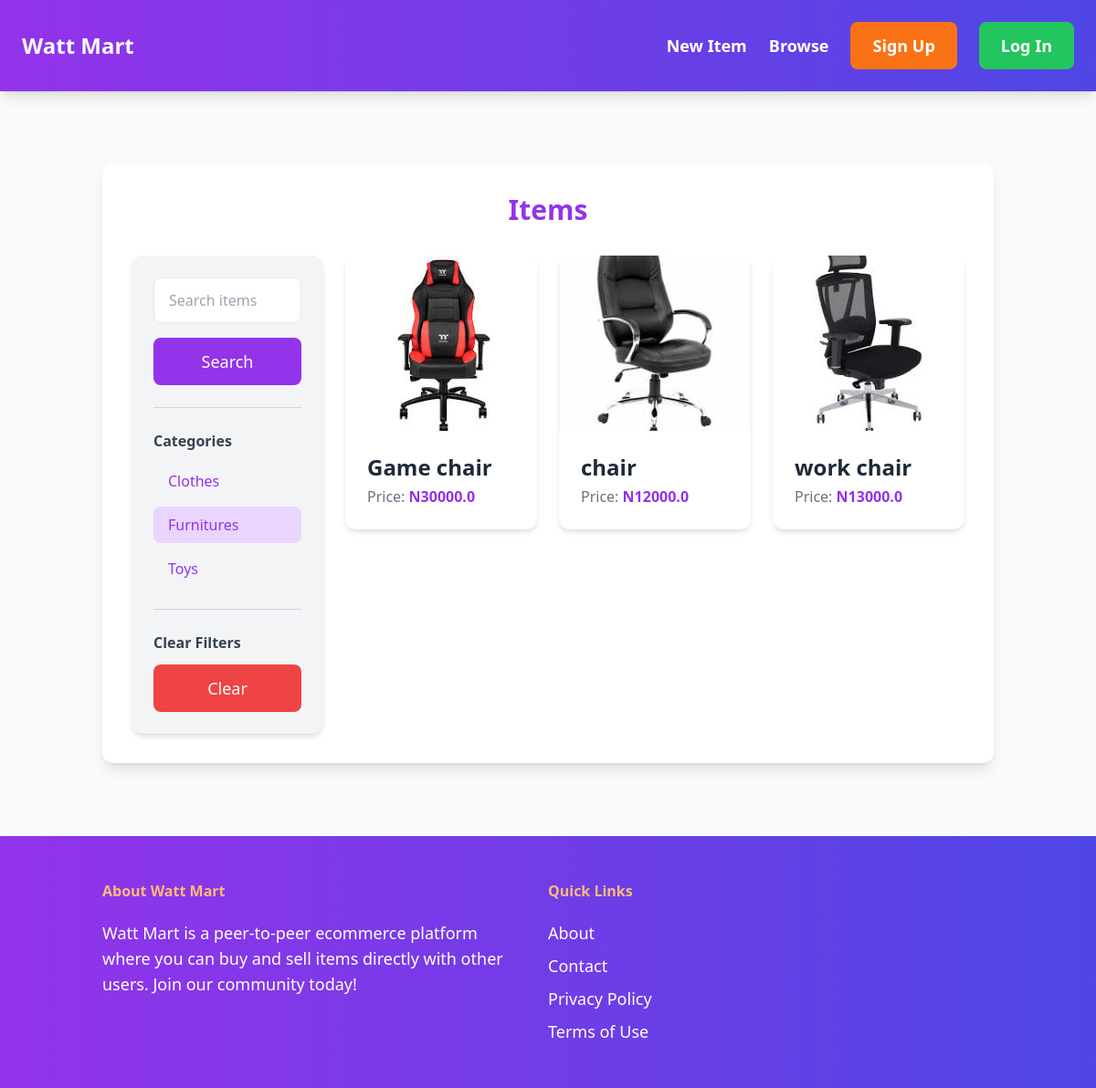
Page /items/?query=&category=2 on the committed database.
### item/models.py (models this page shows, shortened)
class Category(models.Model):
    name = models.CharField(max_length=255)
    class Meta:
        ordering = ('name',)
        verbose_name_plural = 'Categories'

class Item(models.Model):
    category = models.ForeignKey(Category, related_name='items', on_delete=models.CASCADE)
    name = models.CharField(max_length=255)
    description = models.TextField(blank=True, null=True)
    price = models.FloatField()
    image = models.ImageField(upload_to='item_images', blank=True, null=True)
    is_sold = models.BooleanField(default=False)
    created_by = models.ForeignKey(User, related_name='item', on_delete=models.CASCADE)
    created_at = models.DateTimeField(auto_now_add=True)

### item/views.py (the view)
# urls.py: path('', views.browse, name='browse'),
def browse(request):
    query = request.GET.get('query', '')
    category_id = request.GET.get('category', 0)
    categories = Category.objects.all()
    items = Item.objects.filter(is_sold=False)
    if category_id:
        items = items.filter(category_id=category_id)
    if query:
        items = items.filter(Q(name__icontains=query) | Q(description__icontains=query))
    return render(request, 'item/items.html', {
        'items': items,
        'query': query,
        'categories': categories,
        'category_id': int(category_id)
    })

### item/templates/item/items.html (shortened to what this page needs)
{% extends 'core/base.html' %}
{% block content %}
<div class="max-w-6xl mx-auto my-12 bg-white p-8 rounded-xl shadow-lg">
    <h1 class="mb-8 text-3xl font-bold text-purple-600 text-center">Items</h1>
    <div class="grid grid-cols-4 gap-6">
        <div class="col-span-1 bg-gray-100 p-6 rounded-xl shadow-md">
            <form method="get" action="{% url 'item:browse' %}" class="space-y-4">
                <input name="query" class="w-full py-3 px-4 border rounded-lg focus:ring-2 focus:ring-purple-500" type="text" value="{{ query }}" placeholder="Search items">
                <button class="w-full py-3 px-6 text-lg bg-purple-600 text-white rounded-lg hover:bg-purple-700 transition duration-300">Search</button>
            </form>
            <hr class="my-6 border-gray-300">
            <p class="font-semibold text-gray-700">Categories</p>
            <ul class="mt-3 space-y-2">
                {% for category in categories %}
                    <li class="py-2 px-4 rounded-lg {% if category.id == category_id %}bg-purple-200{% endif %}">
                        <a href="{% url 'item:browse' %}?query={{query}}&category={{category.id}}" class="text-purple-600 hover:text-purple-800">{{category.name}}</a>
                    </li>
                {% endfor %}
            </ul>
            <hr class="my-6 border-gray-300">
            <p class="font-semibold text-gray-700">Clear Filters</p>
            <ul class="mt-3">
                <li>
                    <a href="{% url 'item:browse' %}" class="block text-center py-3 px-6 bg-red-500 text-lg rounded-lg text-white hover:bg-red-600 transition duration-300">Clear</a>
                </li>
            </ul>
        </div>
        <div class="col-span-3">
            <div class="grid grid-cols-3 gap-6">
                {% for item in items %}
                    <div class="bg-white rounded-xl shadow-md overflow-hidden hover:shadow-lg transition duration-300">
                        <a href="{% url 'item:detail' item.id %}">
                            <img src="{{ item.image.url }}" class="w-full h-48 object-cover rounded-t-xl">
                            <div class="p-6">
                                <h2 class="text-2xl font-bold text-gray-800">{{ item.name }}</h2>
                                <p class="text-gray-500 mt-1">Price: <span class="text-purple-600 font-semibold">N{{ item.price }}</span></p>
                            </div>
                        </a>
                    </div>
                {% empty %}
                    <p class="col-span-3 text-center text-gray-500">No items found.</p>
                {% endfor %}
            </div>
        </div>
    </div>
</div>
{% endblock %}

### rows in the picture
Category: name "Clothes"
Category: name "Furnitures"
Category: name "Toys"
Item: image (picture), name "Game chair", price "30000.0"
Item: image (picture), name "chair", price "12000.0"
Item: image (picture), name "work chair", price "13000.0"
